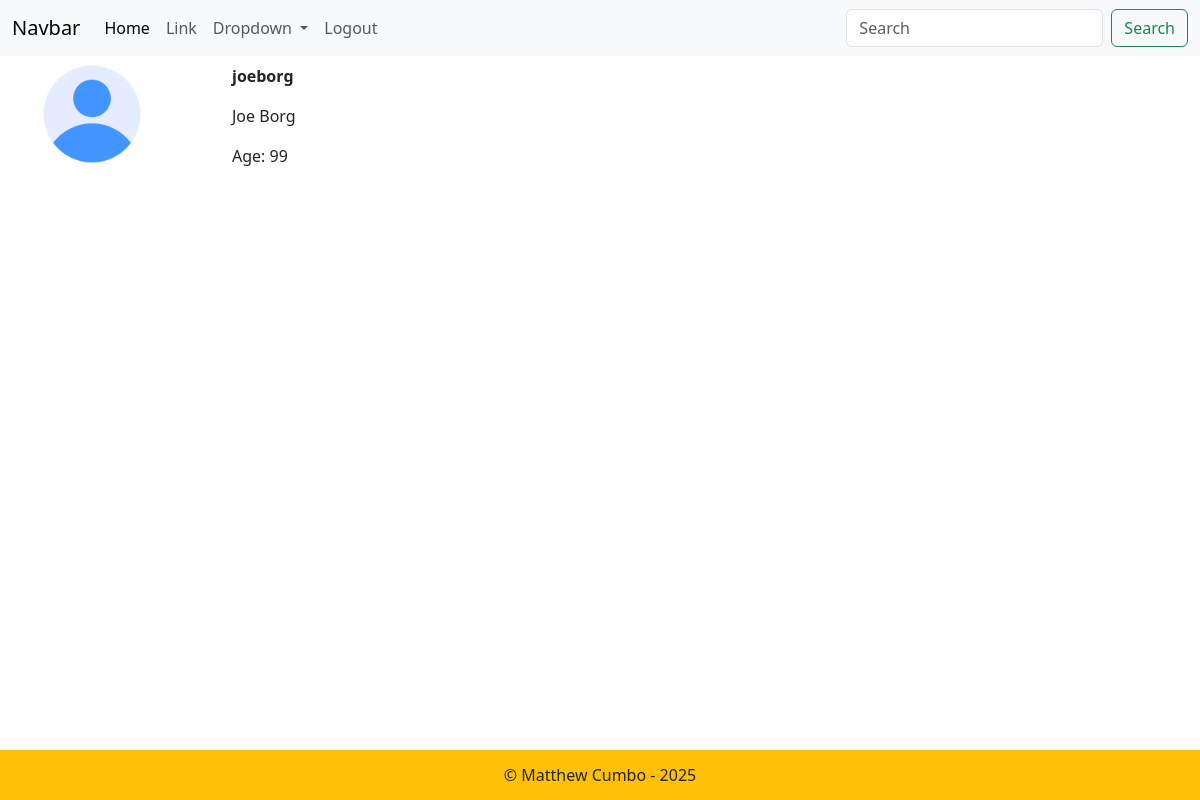
The app's page /profile.php (signed in) with its own data.
### tables this page shows
CREATE TABLE `users` (
  `id` int(11) NOT NULL,
  `username` varchar(100) NOT NULL,
  `password` varchar(500) NOT NULL,
  `name` varchar(250) DEFAULT NULL,
  `surname` varchar(250) DEFAULT NULL,
  `age` int(11) DEFAULT NULL,
  `nationality` varchar(250) DEFAULT NULL,
  `email` varchar(500) DEFAULT NULL,
  `imageId` int(11) DEFAULT NULL
);

### includes/user-inc.php (called while the page is built)
<?php
    include "dbh.php";
    require_once "functions.php";
    $userId = $_SESSION["userId"];
    $user = getUser($conn, $userId);
?>

### includes/functions.php (called while the page is built, shortened)
<?php
    function getUser($conn, $userId){
        $sql = "SELECT u.*, i.url FROM users AS u LEFT JOIN images AS i on u.imageId = i.id WHERE u.id = ?;";
        $stmt = mysqli_stmt_init($conn);
        if(!mysqli_stmt_prepare($stmt,$sql)){
            echo "<p>We have an error - Could not load user.</p>";
            exit();
        }
        mysqli_stmt_bind_param($stmt, "i", $userId);
        mysqli_stmt_execute($stmt);
        $result = mysqli_stmt_get_result($stmt);
        if($row = mysqli_fetch_assoc($result)){
            return $row;
        }
        else{
            return false;
        }
    }
?>

### profile.php (the view, shortened to what this page needs)
<?php
    include "includes/header.php";
    include "includes/user-inc.php";
    $username = $user["username"];
    $name = $user["name"];
    $surname = $user["surname"];
    $age = $user["age"];
    $imageUrl = "images/user.png";
?>
<div class="container mt-2">
    <div class="row">
        <div class="col-2">
            <img
                src="<?php echo $imageUrl; ?>"
                alt="Default User Icon"
                style="height:100px;width:100px;"
            >
        </div>
        <div class="col-10">
            <p><b><?php echo $username; ?></b></p>
            <p><?php echo "{$name} {$surname}"; ?></p>
            <p>Age: <?php echo $age; ?></p>
        </div>
    </div>
</div>
<?php include "includes/footer.php";?>

### records on screen
users: username "joeborg", name "Joe", surname "Borg", age "99"
